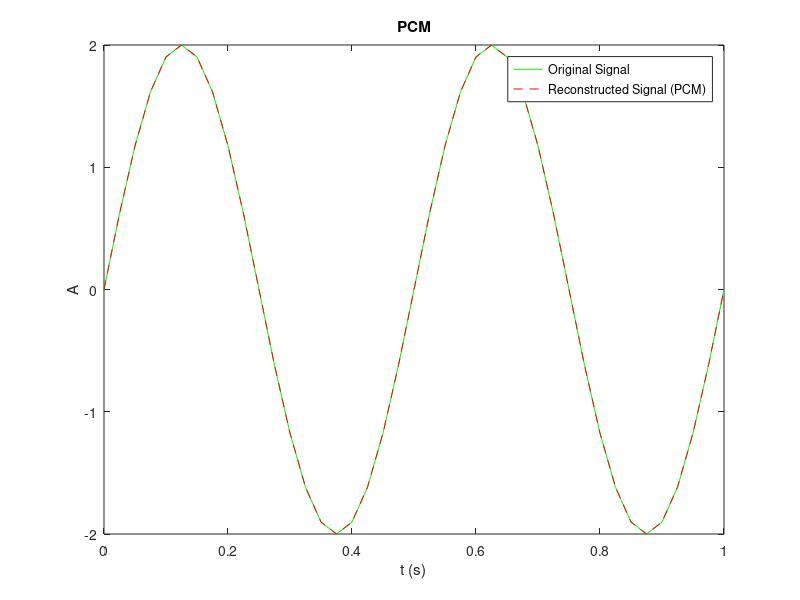

The MATLAB script that drew this image:
clear all; close all; clc;

max_f = 2;
Fs = 20 * max_f;

t = 0:1/Fs:1;
A = 2;
n_bits = 10;
L = 2^n_bits;

sig = A*sin(2*pi*max_f*t);

L_shifted = sig +  A;

normalized = (L_shifted / max(L_shifted))  * ( L-1);
quantized = round(normalized);

encoder_out = de2bi(quantized, n_bits, 'left-msb');
decoder_out = bi2de(encoder_out, 'left-msb');


reconstructed = (decoder_out / (L-1)) * max(L_shifted);
reconstructed_sig = reconstructed -  A;


plot(t, sig, 'g') 
hold on;
plot(t, reconstructed_sig, 'r--') 

xlabel('t (s)');
ylabel('A');
legend('Original Signal', 'Reconstructed Signal (PCM)');
title('PCM');







    
